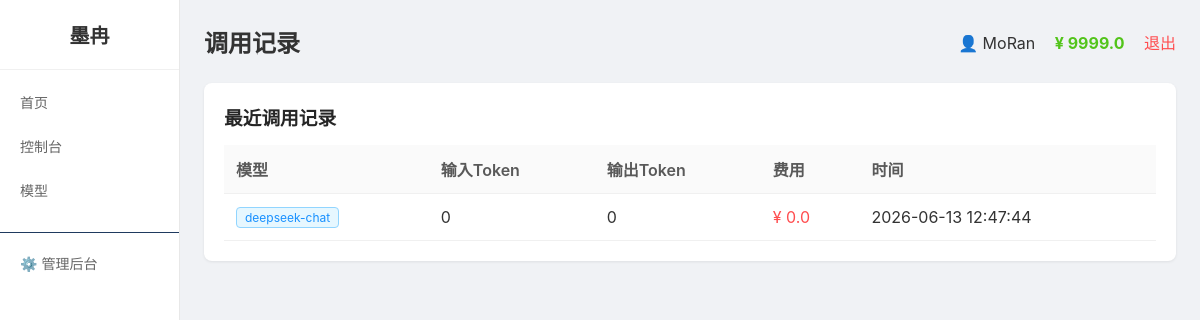
The app's page /logs (signed in), older data.
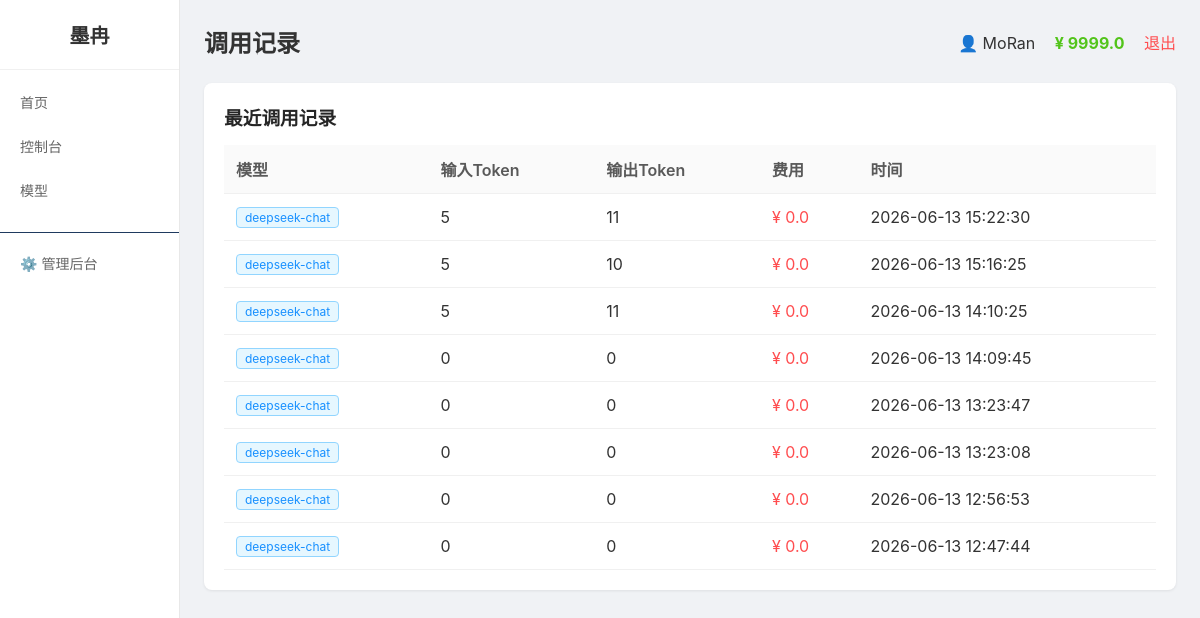
The same page, newer data.
### tables this page shows
CREATE TABLE users
                 (id INTEGER PRIMARY KEY AUTOINCREMENT,
                  username TEXT UNIQUE NOT NULL,
                  password TEXT NOT NULL,
                  balance REAL DEFAULT 0,
                  is_admin INTEGER DEFAULT 0,
                  status INTEGER DEFAULT 1,
                  created_at TEXT);

CREATE TABLE logs
                 (id INTEGER PRIMARY KEY AUTOINCREMENT,
                  user_id INTEGER,
                  model TEXT,
                  prompt_tokens INTEGER DEFAULT 0,
                  completion_tokens INTEGER DEFAULT 0,
                  cost REAL DEFAULT 0,
                  created_at TEXT);

### app.py (the view)
@app.route('/logs')
@login_required
def logs_page():
    user = get_user()
    conn = get_db()
    if USE_POSTGRES:
        logs = fetch_all(conn, "SELECT * FROM logs WHERE user_id = %s ORDER BY id DESC LIMIT 50", (session['user_id'],))
    else:
        logs = fetch_all(conn, "SELECT * FROM logs WHERE user_id = ? ORDER BY id DESC LIMIT 50", (session['user_id'],))
    conn.close()
    return render_template('logs.html',
                           page_title='调用记录',
                           user=user,
                           menu_items=MENU_ITEMS,
                           active_menu='logs',
                           logs=logs)

### app.py (called while the page is built)
def get_db():
    if USE_POSTGRES:
        if not PSYCOPG2_AVAILABLE:
            raise RuntimeError("PostgreSQL 数据库需要 psycopg2 库，请安装: pip install psycopg2-binary")
        conn = psycopg2.connect(DATABASE_URL)
        conn.autocommit = False
        return conn
    else:
        import sqlite3
        db_path = os.environ.get('DATABASE_PATH', os.path.join(os.path.dirname(os.path.abspath(__file__)), 'platform.db'))
        conn = sqlite3.connect(db_path)
        conn.row_factory = sqlite3.Row
        return conn

def get_user():
    if 'user_id' not in session:
        return None
    conn = get_db()
    if USE_POSTGRES:
        cursor = conn.cursor(cursor_factory=RealDictCursor)
        cursor.execute("SELECT * FROM users WHERE id = %s", (session['user_id'],))
        user = cursor.fetchone()
        cursor.close()
    else:
        cursor = conn.cursor()
        cursor.execute("SELECT * FROM users WHERE id = ?", (session['user_id'],))
        row = cursor.fetchone()
        cursor.close()
        if row:
            columns = [desc[0] for desc in cursor.description]
            user = dict(zip(columns, row))
        else:
            user = None
    conn.close()
    return user

def login_required(f):
    @wraps(f)
    def decorated_function(*args, **kwargs):
        if 'user_id' not in session:
            return redirect('/login')
        return f(*args, **kwargs)
    return decorated_function

def fetch_all(conn, query, params=None):
    if USE_POSTGRES:
        cursor = conn.cursor(cursor_factory=RealDictCursor)
        cursor.execute(query, params or ())
        results = cursor.fetchall()
        cursor.close()
        return results
    else:
        cursor = conn.cursor()
        cursor.execute(query, params or ())
        rows = cursor.fetchall()
        columns = [desc[0] for desc in cursor.description]
        results = [dict(zip(columns, row)) for row in rows]
        cursor.close()
        return results

### templates/logs.html (shortened to what this page needs)
{% extends "base.html" %}
{% block content %}
<div class="card">
    <h3>最近调用记录</h3>
    <table>
        <tr><th>模型</th><th>输入Token</th><th>输出Token</th><th>费用</th><th>时间</th></tr>
        {% if logs %}
        {% for log in logs %}
        <tr>
            <td><span class="tag tag-blue">{{ log.model }}</span></td>
            <td>{{ log.prompt_tokens }}</td>
            <td>{{ log.completion_tokens }}</td>
            <td style="color:#ff4d4f">¥ {{ log.cost|round(4) }}</td>
            <td>{{ log.created_at }}</td>
        </tr>
        {% endfor %}
        {% else %}
        <tr><td colspan="5" style="text-align:center;color:#8c8c8c;padding:30px">暂无调用记录</td></tr>
        {% endif %}
    </table>
</div>
{% endblock %}

### templates/base.html (shortened to what this page needs)
<!DOCTYPE html>
<html>
<head>
</head>
<body>
    <div class="layout">
        <div class="sidebar">
            <h2>墨冉</h2>
            {% for key, name, url in menu_items %}
                <a href="{{ url }}" class="menu-item {{ 'active' if active_menu == key else '' }}">{{ name }}</a>
            {% endfor %}
            {% if user and user.is_admin %}
                <a href="/admin" class="menu-item" style="margin-top:20px;border-top:1px solid #1f3a5f;padding-top:20px">⚙️ 管理后台</a>
            {% endif %}
        </div>
        <div class="main">
            <div class="header">
                <h2>{{ page_title }}</h2>
                <div>
                    <span>👤 {{ user.username if user else '未登录' }}</span>
                <span style="margin-left:15px;color:#52c41a;font-weight:bold">¥ {{ (user.balance|round(2)) if user else 0 }}</span>
                    <a href="/logout" class="logout">退出</a>
                </div>
            </div>
            {% block content %}{% endblock %}
        </div>
    </div>
</body>
</html>

### templates/base.html (style rules this page uses)
* { margin:0;padding:0;box-sizing:border-box }
body { font-family:-apple-system,BlinkMacSystemFont,'Segoe UI',Roboto,sans-serif;background:#f0f2f5;min-height:100vh;color:#333 }
.layout { display:flex;min-height:100vh }
.sidebar { width:180px;background:#ffffff;border-right:1px solid #e8e8e8;padding:20px 0;flex-shrink:0 }
.sidebar h2 { text-align:center;padding:0 20px 20px;border-bottom:1px solid #f0f0f0;margin-bottom:10px;color:#333;font-size:20px }
.menu-item { display:block;padding:12px 20px;color:#666;text-decoration:none;transition:all 0.2s;font-size:14px }
.main { flex:1;padding:24px;overflow-y:auto }
.header { display:flex;justify-content:space-between;align-items:center;margin-bottom:24px }
.card { background:white;border-radius:8px;padding:20px;box-shadow:0 1px 3px rgba(0,0,0,0.08);margin-bottom:20px }
.card h3 { margin-bottom:15px;color:#262626 }
table { width:100%;border-collapse:collapse }
th,td { padding:12px;text-align:left;border-bottom:1px solid #f0f0f0 }
th { background:#fafafa;font-weight:600;color:#595959 }
.tag { display:inline-block;padding:2px 8px;border-radius:4px;font-size:12px }
.tag-blue { background:#e6f7ff;color:#1890ff;border:1px solid #91d5ff }
.logout { color:#ff4d4f;text-decoration:none;margin-left:15px }

Row changes from the older to the newer data that the page shows:
added logs: model "deepseek-chat", prompt_tokens "5", completion_tokens "11", cost "0.0", created_at "2026-06-13 15:22:30"
added logs: model "deepseek-chat", prompt_tokens "5", completion_tokens "10", cost "0.0", created_at "2026-06-13 15:16:25"
added logs: model "deepseek-chat", prompt_tokens "5", completion_tokens "11", cost "0.0", created_at "2026-06-13 14:10:25"
added logs: model "deepseek-chat", prompt_tokens "0", completion_tokens "0", cost "0.0", created_at "2026-06-13 14:09:45"
added logs: model "deepseek-chat", prompt_tokens "0", completion_tokens "0", cost "0.0", created_at "2026-06-13 13:23:47"
added logs: model "deepseek-chat", prompt_tokens "0", completion_tokens "0", cost "0.0", created_at "2026-06-13 13:23:08"
added logs: model "deepseek-chat", prompt_tokens "0", completion_tokens "0", cost "0.0", created_at "2026-06-13 12:56:53"
